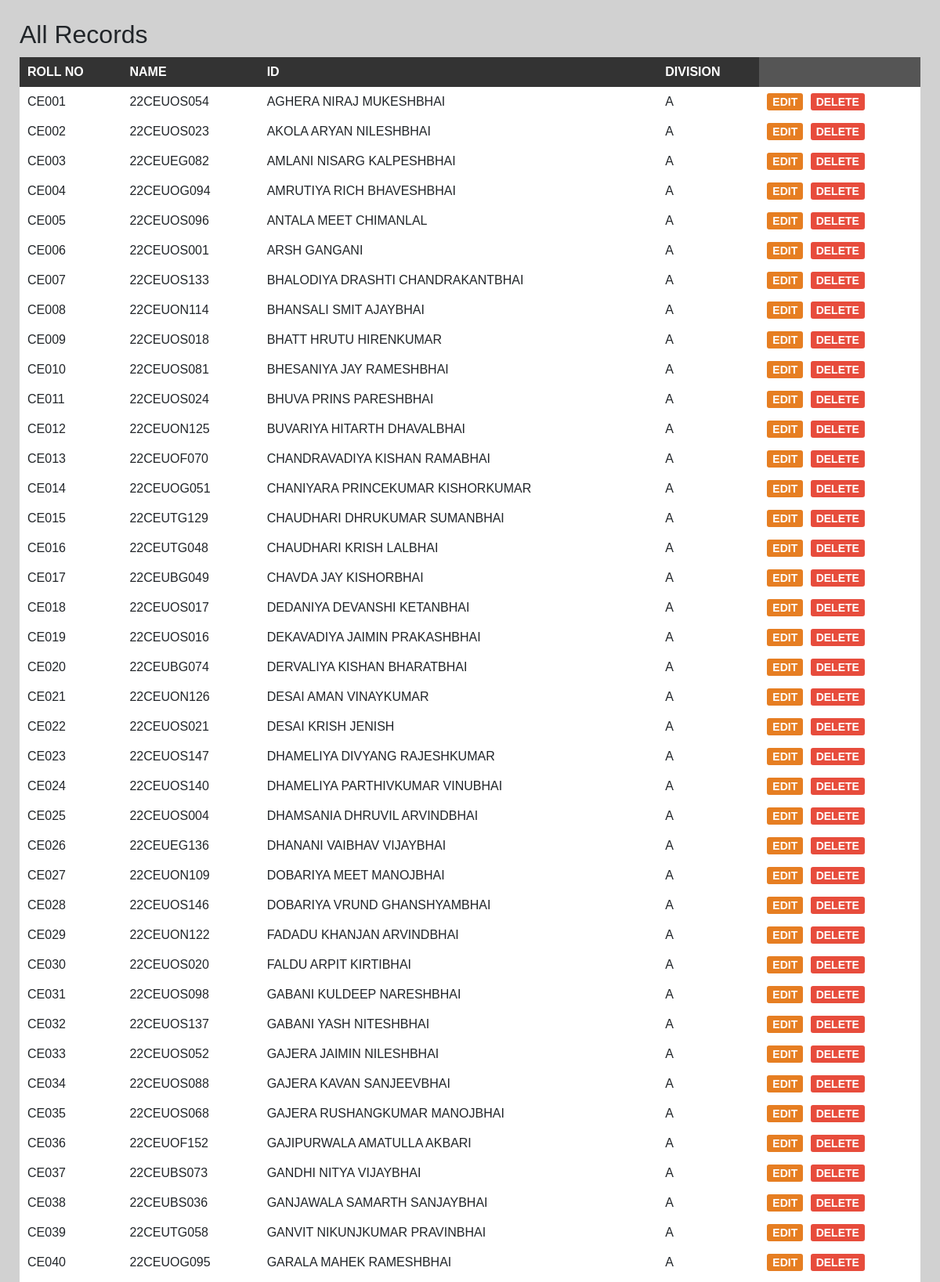
Screenshot of /attKris/admin.php (upper part) with the database file from the repository.
### tables this page shows
CREATE TABLE `students` (
  `Roll No.` varchar(5) NOT NULL,
  `ID` varchar(10) NOT NULL,
  `Name` varchar(255) NOT NULL,
  `DOB` varchar(60) NOT NULL,
  `Enrollment Year` int(11) NOT NULL,
  `Batch Year` int(11) NOT NULL,
  `Session No` int(11) NOT NULL,
  `Gender` varchar(10) NOT NULL,
  `Division` varchar(1) NOT NULL,
  `image_id` varchar(25) NOT NULL,
  `PPS-2` int(11) NOT NULL,
  `Maths-2` int(11) NOT NULL,
  `Physics` int(11) NOT NULL,
  `English` int(11) NOT NULL,
  `Env. Studies` int(11) NOT NULL
);

### attKris/admin.php (the view, shortened to what this page needs)
<!DOCTYPE html>
<html lang="en">
<head>
  <link href="https://cdn.jsdelivr.net/npm/bootstrap@5.3.0-alpha3/dist/css/bootstrap.min.css" rel="stylesheet"
>
  <link rel="stylesheet" href="style.css">
</head>
<body>
<div id="main-content">
    <h2>All Records</h2>
    <?php
        require 'config.php';
        $sql= "SELECT * FROM `students`";
        $result = mysqli_query($conn,$sql) or die("Query Unsucessful");
        if(mysqli_num_rows($result)>0){
        ?>
    <table cellpadding="10px">
        <thead>
            <th>Roll No</th>
            <th>Name</th>
            <th>ID</th>
            <th>Division</th>
        </thead>
        <tbody>
            <?php
            while($row = mysqli_fetch_assoc($result)){
            ?>
            <tr>
                <td><?php echo $row['Roll No.']?></td>
                <td><?php echo $row['ID']?></td>
                <td><?php echo $row['Name']?></td>
                <td><?php echo $row['Division']?></td>
                <td>
                    <a href='edit.php?id=<?php echo $row['ID']?>'>Edit</a>
                    <a href='delete.php?id=<?php echo $row['ID']?>'>Delete</a>
                </td>
            </tr>
            <?php } ?>
        </tbody>
    </table>
    <?php } ?>
</div>
</body>
</html>

### attKris/style.css (style rules this page uses)
:root { color:black; }
body { font:16px arial; margin: 0; padding: 0; background: #d1d1d1; }
#main-content { padding: 25px; min-height: 400px; }
#main-content h2 { margin: 0 0 10px; }
#main-content table { width: 100%; background-color: #555; margin: 0 0 20px; }
#main-content table th { color: #fff; background-color: #333; text-transform: uppercase; }
#main-content table th:last-child { width: 130px; }
#main-content table td { background-color: #fff; }
#main-content table td a { font-size: 14px; font-weight: 600; text-transform: uppercase; padding: 3px 7px; color: #fff; background-color: #e67e22; text-decoration: none; border-radius: 3px; }
#main-content table td a:nth-child(2) { background-color: #e74c3c; margin: 0 0 0 5px; }

### rows the page displays
students: value "CE001", ID "22CEUOS054", Name "AGHERA NIRAJ MUKESHBHAI", Division "A"
students: value "CE002", ID "22CEUOS023", Name "AKOLA ARYAN NILESHBHAI", Division "A"
students: value "CE003", ID "22CEUEG082", Name "AMLANI NISARG KALPESHBHAI", Division "A"
students: value "CE004", ID "22CEUOG094", Name "AMRUTIYA RICH BHAVESHBHAI", Division "A"
students: value "CE005", ID "22CEUOS096", Name "ANTALA MEET CHIMANLAL", Division "A"
students: value "CE006", ID "22CEUOS001", Name "ARSH GANGANI", Division "A"
students: value "CE007", ID "22CEUOS133", Name "BHALODIYA DRASHTI CHANDRAKANTBHAI", Division "A"
students: value "CE008", ID "22CEUON114", Name "BHANSALI SMIT AJAYBHAI", Division "A"
students: value "CE009", ID "22CEUOS018", Name "BHATT HRUTU HIRENKUMAR", Division "A"
students: value "CE010", ID "22CEUOS081", Name "BHESANIYA JAY RAMESHBHAI", Division "A"
students: value "CE011", ID "22CEUOS024", Name "BHUVA PRINS PARESHBHAI", Division "A"
students: value "CE012", ID "22CEUON125", Name "BUVARIYA HITARTH DHAVALBHAI", Division "A"
students: value "CE013", ID "22CEUOF070", Name "CHANDRAVADIYA KISHAN RAMABHAI", Division "A"
students: value "CE014", ID "22CEUOG051", Name "CHANIYARA PRINCEKUMAR KISHORKUMAR", Division "A"
students: value "CE015", ID "22CEUTG129", Name "CHAUDHARI DHRUKUMAR SUMANBHAI", Division "A"
students: value "CE016", ID "22CEUTG048", Name "CHAUDHARI KRISH LALBHAI", Division "A"
students: value "CE017", ID "22CEUBG049", Name "CHAVDA JAY KISHORBHAI", Division "A"
students: value "CE018", ID "22CEUOS017", Name "DEDANIYA DEVANSHI KETANBHAI", Division "A"
students: value "CE019", ID "22CEUOS016", Name "DEKAVADIYA JAIMIN PRAKASHBHAI", Division "A"
students: value "CE020", ID "22CEUBG074", Name "DERVALIYA KISHAN BHARATBHAI", Division "A"
students: value "CE021", ID "22CEUON126", Name "DESAI AMAN VINAYKUMAR", Division "A"
students: value "CE022", ID "22CEUOS021", Name "DESAI KRISH JENISH", Division "A"
students: value "CE023", ID "22CEUOS147", Name "DHAMELIYA DIVYANG RAJESHKUMAR", Division "A"
students: value "CE024", ID "22CEUOS140", Name "DHAMELIYA PARTHIVKUMAR VINUBHAI", Division "A"
students: value "CE025", ID "22CEUOS004", Name "DHAMSANIA DHRUVIL ARVINDBHAI", Division "A"
students: value "CE026", ID "22CEUEG136", Name "DHANANI VAIBHAV VIJAYBHAI", Division "A"
students: value "CE027", ID "22CEUON109", Name "DOBARIYA MEET MANOJBHAI", Division "A"
students: value "CE028", ID "22CEUOS146", Name "DOBARIYA VRUND GHANSHYAMBHAI", Division "A"
students: value "CE029", ID "22CEUON122", Name "FADADU KHANJAN ARVINDBHAI", Division "A"
students: value "CE030", ID "22CEUOS020", Name "FALDU ARPIT KIRTIBHAI", Division "A"
students: value "CE031", ID "22CEUOS098", Name "GABANI KULDEEP NARESHBHAI", Division "A"
students: value "CE032", ID "22CEUOS137", Name "GABANI YASH NITESHBHAI", Division "A"
students: value "CE033", ID "22CEUOS052", Name "GAJERA JAIMIN NILESHBHAI", Division "A"
students: value "CE034", ID "22CEUOS088", Name "GAJERA KAVAN SANJEEVBHAI", Division "A"
students: value "CE035", ID "22CEUOS068", Name "GAJERA RUSHANGKUMAR MANOJBHAI", Division "A"
students: value "CE036", ID "22CEUOF152", Name "GAJIPURWALA AMATULLA AKBARI", Division "A"
students: value "CE037", ID "22CEUBS073", Name "GANDHI NITYA VIJAYBHAI", Division "A"
students: value "CE038", ID "22CEUBS036", Name "GANJAWALA SAMARTH SANJAYBHAI", Division "A"
students: value "CE039", ID "22CEUTG058", Name "GANVIT NIKUNJKUMAR PRAVINBHAI", Division "A"
students: value "CE040", ID "22CEUOG095", Name "GARALA MAHEK RAMESHBHAI", Division "A"
